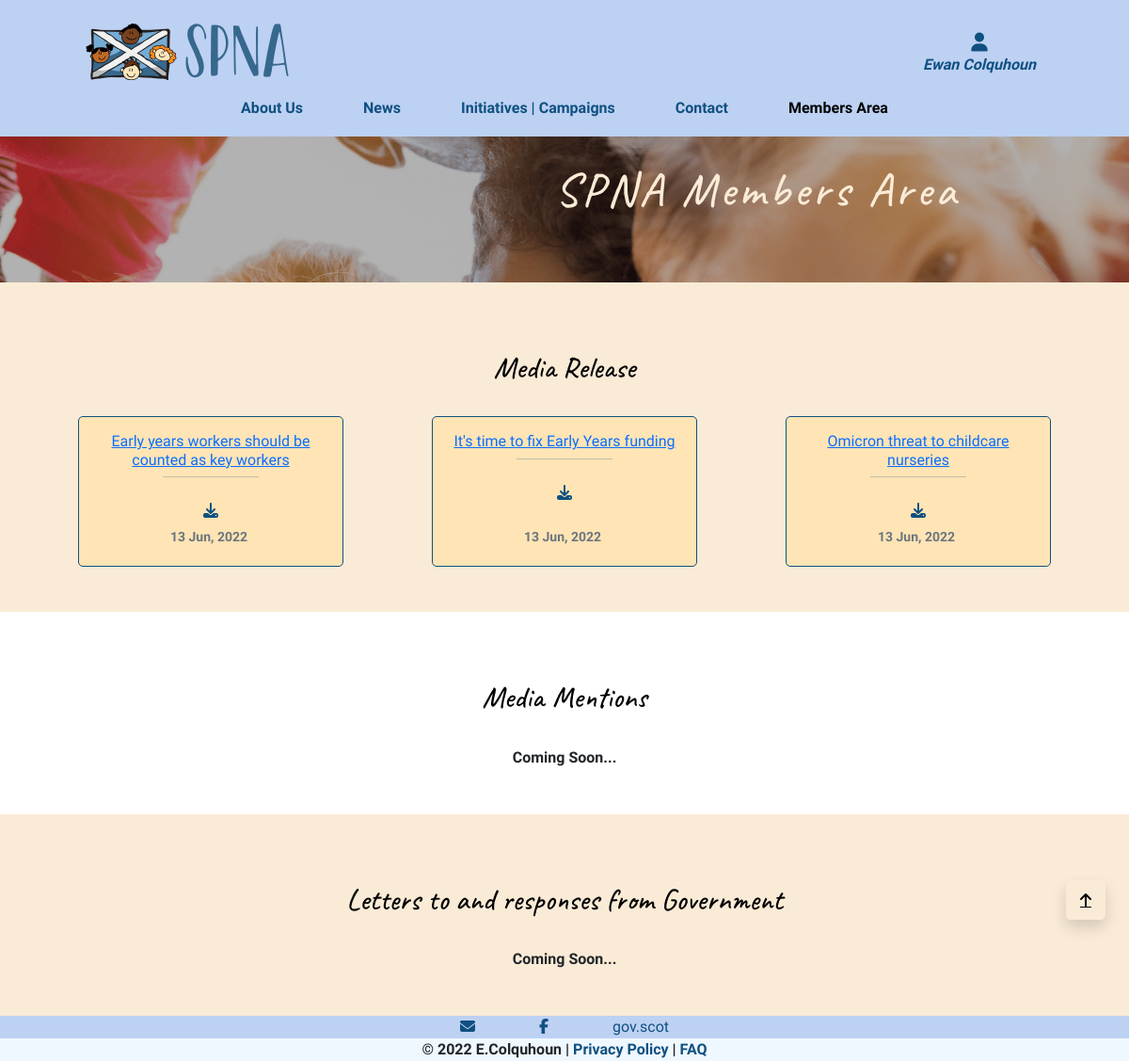
The app's page /member/ (signed in) with its own data.
### member/models.py (models this page shows, shortened)
class SPNAMember(models.Model):
    M = 'Monthly'
    M6 = 'Six Monthly'
    Y = 'Yearly'
    PLAN = (
        (M, '£10 monthly'),
        (M6, '£55 six monthly'),
        (Y, '£100 yearly'),
    )
    user = models.OneToOneField(User, on_delete=models.CASCADE, primary_key=True)
    nursery = models.CharField(max_length=255)
    fullname = models.CharField(max_length=50, null=False, blank=False, default='')
    street_address1 = models.CharField(max_length=80, null=False, blank=False)
    town_or_city = models.CharField(max_length=40, null=False, blank=False)
    postcode = models.CharField(max_length=20, null=True, blank=True)
    country = CountryField(blank_label='Country', null=True, blank=True)
    phone = models.CharField(max_length=15, null=True, blank=True)
    subscription = models.CharField(max_length=16, choices=PLAN, default=1, null=False, blank=False)
    paid_until = models.DateField(null=True, blank=True)
    paid = models.BooleanField(null=True, blank=True, default=False)
    stripe_id = models.CharField(max_length=255)
    sub_id = models.CharField(max_length=255)
    has_cancelled = models.BooleanField(default=False)
    objects = UserManager()

class Document(models.Model):
    CATEGORIES = (
    ('1', 'Media Releases'),
    ('2', 'Media Mentions'),
    ('3', 'Letters to and responses from Government'))
    class Meta:
        verbose_name_plural = "Documents"
    title = models.CharField(max_length=255, null=True, blank=True)
    category = models.CharField(
        max_length=20,
        choices=CATEGORIES,
        default=False)
    doc = models.FileField(upload_to='uploads/')
    date_uploaded = models.DateTimeField(auto_now_add=True)
    objects = UserManager()

### member/views.py (the view)
# urls.py: path('', views.member_area, name='member_area_page'),
@login_required
def member_area(request):
    if not request.user.spnamember.paid:
        messages.error(request, "Sorry only SPNA Members can \
                       access this page.")
        return redirect(reverse('home'))
    docs_1 = Document.objects.filter(category='1')
    docs_2 = Document.objects.filter(category='2')
    docs_3 = Document.objects.filter(category='3')
    context = {
        'docs_1': docs_1,
        'docs_2': docs_2,
        'docs_3': docs_3,
    }
    return render(request, 'member/member-area.html', context)

### member/templates/member/member-area.html (shortened to what this page needs)
{% extends "base.html" %}
{% load static %}
{% block extra_css %}
    <link rel="stylesheet prefetch" type="text/css" href="{% static 'member/css/member.css' %}">
{% endblock %}
{% block page_header %}
    <div class="container-fluid header-container">
    </div>
{% endblock %}
{% block content %}
<section id="member-image-section">
    <div class="overlay">
        <div class="container-fluid h-100">
            <div class="row h-100">
                <div id="member-text-container"class="col-12 my-auto">
                    <h1 id="member-text" class="title-text">SPNA Members Area</h1>
                </div>
            </div>
        </div>
    </div>
</section>
<section id="documents-section" class="">
    <div id="doc-1-row" class="row text-center p-1 p-sm-5 bg-ant-white">
        <div class="cat-title col-12 p-4">
            <h2 class="category-title">Media Release</h2>
        </div>
        {% for doc in docs_1 %}
                <div class="document col-12 col-md-3 mx-auto my-auto position-relative">
                    <div class="doc-1-title" class="pt-4">
                        <h3 class="doc-title">
                            <a target="_blank" href="{{doc.doc.url}}">{{doc.title}}</a>
                        </h3>
                        <hr class="small-hr">
                    </div>
                    <div class="doc-1-ancil pt-2 d-flex justify-content-around">
                        <div class="pt-3">
                            <a download href="{{doc.doc.url}}"><i class="fas fa-download"></i></a>
                        </div>
                    </div>
                    <div class="date-holder position-absolute text-center">
                        <p class="text-muted pt-1">
                            <small>
                                {{doc.date_uploaded | date:"d M, Y"}}
                            </small>
                        </p>
                    </div>
                </div>
            {% empty %}
            <div class="col-12 col-md-3 mx-auto my-auto position-relative">Coming Soon...</div>
         {% endfor %}
    </div>
    <div id="doc-2-row" class="row text-center p-1 p-sm-5">
        <div class="cat-title col-12 p-4">
            <h2 class="category-title">Media Mentions</h2>
        </div>
        {% for doc in docs_2 %}
            <div class="document col-12 col-md-3 mx-auto my-auto position-relative">
                <div class="doc-1-title" class="pt-4">
                    <h3 class="doc-title">
                        <a target="_blank" href="{{doc.doc.url}}">{{doc.title}}</a>
                    </h3>
                    <hr class="small-hr">
                </div>
                <div class="doc-1-ancil pt-2 d-flex justify-content-around">
                    <div class="pt-3">
                        <a download href="{{doc.doc.url}}"><i class="fas fa-download"></i></a>
                    </div>
                    {% if request.user.is_authenticated %}
                    {% if request.user.is_superuser %}
                    <div>
                        <a class="delete-doc-button p-2" data-bs-toggle="modal" data-name="{{doc.id}}" data-bs-target="#delete-doc-modal"><i class="fas fa-trash"></i></a>
                    </div>
                    {% endif %}
                    {% endif %}
                </div>
                <div class="date-holder position-absolute text-center">
                    <p class="text-muted pt-1">
                        <small>
                            {{doc.date_uploaded | date:"d M, Y"}}
                        </small>
                    </p>
                </div>
            </div>
            <hr class="d-block m-2 d-md-none mx-auto">
            {% empty %}
            <div class="col-12 col-md-3 mx-auto my-auto position-relative">Coming Soon...</div>
        {% endfor %}
    </div>
    <div class="doc-3-row row text-center p-1 p-sm-5 bg-ant-white">
        <div class="cat-title col-12 p-4">
            <h2 class="category-title">Letters to and responses from Government</h2>
        </div>
        {% for doc in docs_3 %}
            <div class="document col-12 col-md-3 mx-auto my-auto position-relative">
                <div class="doc-1-title" class="pt-4">
                    <h3 class="doc-title">
                        <a target="_blank" href="{{doc.doc.url}}">{{doc.title}}</a>
                    </h3>
                    <hr class="small-hr">
                </div>
                <div class="doc-1-ancil pt-2 d-flex justify-content-around">
                    <div class="pt-3">
                        <a download href="{{doc.doc.url}}"><i class="fas fa-download"></i></a>
                    </div>
                    {% if request.user.is_authenticated %}
                    {% if request.user.is_superuser %}
                    <div>
                        <a class="delete-doc-button p-2" data-bs-toggle="modal" data-name="{{doc.id}}" data-bs-target="#delete-doc-modal"><i class="fas fa-trash"></i></a>
                    </div>
                    {% endif %}
                    {% endif %}
                </div>
                <div class="date-holder position-absolute text-center">
                    <p class="text-muted pt-1">
                        <small>
                            {{doc.date_uploaded | date:"d M, Y"}}
                        </small>
                    </p>
                </div>
            </div>
            <hr class="d-block m-2 d-md-none mx-auto">
            {% empty %}
            <div class="col-12 col-md-3 mx-auto my-auto position-relative">Coming Soon...</div>
        {% endfor %}
    </div>
</section>
{% endblock %}

### templates/base.html (shortened to what this page needs)
{% load static %}
{% load crispy_forms_tags %}
{% load tags %}
{% url 'news_page' as news %}
{% url 'profile_page' as profile %}
{% url 'member_area_page' as member_area %}
<!DOCTYPE html>
<html lang="en">
    <head>
        {% block corecss %}
        <link rel="stylesheet prefetch"  type="text/css" href="https://cdnjs.cloudflare.com/ajax/libs/tiny-slider/2.9.4/tiny-slider.css">
        <link href="https://cdn.jsdelivr.net/npm/bootstrap@5.1.3/dist/css/bootstrap.min.css" rel="stylesheet prefetch">
        <link rel="stylesheet prefetch" type="text/css" href="{% static 'css/base.css' %}">
        {% endblock %}
        {% block extra_css %}
        {% endblock %}
    </head>
    <body>
        <header class="fixed-top bg-blue">
            <div class="container-fluid">
                <div id="topnav" class="row pt-lg-2 d-none d-lg-flex g-0">
                    <div class="col-12 col-md-8 mx-auto my-auto py-1 py-lg-0">
                        <a href="{% url 'home' %}" class="nav-link main-logo-link">
                            <img src="{% get_media_prefix %}images/logo.png" alt="SPNA Logo">
                        </a>
                    </div>
                    <div class="col-12 col-md-2 mx-auto my-auto py-lg-0">
                        <div class="text-center other-nav" data-bs-toggle="dropdown">
                            <div><i class="fas fa-user fa-lg"></i></div>
                            <p class="my-0 link-text">
                                {% if request.user.is_authenticated %}<span class="italic">{{user.spnamember.fullname}}</span>{% else %}Join/Login{% endif %}</p>
                        </div>
                            {% include 'includes/account/spna_login.html' %}
                    </div>
                </div>
                <div class="row g-0 cover">
                    <div class="col-12 col-lg-12 mx-auto">
                        <nav class="navbar navbar-expand-lg my-auto bg-blue h-100 w-100" id="navbarNav">
                            <div class="collapse navbar-collapse" id="main-nav">
                                <ul class="navbar-nav my-auto sticky-top">
                                    <li class="nav-item">
                                        <a href="{% url 'about' %}" class="{% if '/about/' in request.path %}active{% endif %}">About Us</a>
                                    </li>
                                    <li class="nav-item ">
                                        <a href="{{news}}" class="{% active request news %}">News</a>
                                    </li>
                                    <li class="nav-item">
                                        <a href="{% url 'initiatives_page' %}" class="{% if '/initiatives/' in request.path %}active{% endif %}">Initiatives | Campaigns</a>
                                    </li>
                                    <li class="nav-item">
                                        <a id="contact-button" data-bs-toggle="modal" data-bs-target="#myModal" href="#myModal">Contact</a>
                                    </li>
                                    {% if request.user.is_authenticated %}
                                        {% if request.user.spnamember.paid %}
                                        <li class="nav-item">
                                            <a href="{{member_area}}" class="{% active request member_area %}">Members Area</a>
                                        </li>
                                        {% endif %}
                                    {% endif %}
                                </ul>
                            </div>
                        </nav>
                    </div>
                </div>
            </div>
        </header>
        {% block page_header %}
        {% endblock %}
        {% block content %}
        {% endblock %}
        <div id="back-to-top" class="btt-button shadow rounded-3" aria-labelledby="back-to-top">
            <a id="btt-link" class="btt-link d-flex h-100" href="#" aria-label="Back to top button">
                <i id="btt-arrow" class="fas fa-arrow-up text-black mx-auto my-auto"></i>
            </a>
        </div>
        <footer class=" fixed-bottom">
            <div id="footer" class="container-fluid bg-blue">
                <div id="footer-row" class="row g-0">
                    <div id="social-holder" class="col-12 text-center d-flex">
                        <ul class="social-networks text-blue">
                            <li><a class="socials d-inline-block" aria-label="Send an email link" href="mailto:communications@scottishpna.org"><i class="d-inline-block fas fa-envelope"></i></a></li>
                            <li><a href="https://www.facebook.com/ScottishPNA" class="socials" target="_blank" rel="noopener" aria-label="Visit our Facebook page (opens in a new tab)"><i class="fab fa-facebook-f"></i></a></li>
                            <li><a href="https://www.gov.scot/policies/early-education-and-care/" class="socials" target="_blank" rel="noopener" aria-label="Link to the scottish government childcare page">gov.scot</a></li>
                        </ul>
                    </div>
                </div>
                <div id="inner-lower-footer" class="row">
                    <div class="col-12 text-center">
                        <div><p class="d-inline-block p-0 m-0">&copy; 2022 E.Colquhoun</p> | <a class="d-none d-sm-inline-block" id="privacy-policy" href="https://www.privacypolicygenerator.info/live.php?token=cq6yVuA7P1JMIN7gPPh7RXMo1xDmhY6m" target="_blank" rel="noopener">Privacy Policy</a>
                            | <a class="p-0" id="faq-button" data-bs-toggle="modal" data-bs-target="#faqModal" href="#faqModal">FAQ</a></div>
                    </div>
                </div>
            </div>
        </footer>
    </body>
</html>

### records on screen
Document: title "Early years workers should be counted as key workers", date_uploaded "13 Jun, 2022"
Document: title "It's time to fix Early Years funding", date_uploaded "13 Jun, 2022"
Document: title "Omicron threat to childcare nurseries", date_uploaded "13 Jun, 2022"

### other values on screen
{{ user.spnamember.fullname }} "Ewan Colquhoun"
